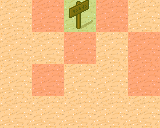

Tiled map render using the project's own tile images. Description and the map definition, with tile-layer contents summarised, below:
An orthogonal 5x4 tile map with 32x32 px tiles, 2 tile layers (Background, meta), 2 tilesets and 7 objects (6x EnemySpawn, SpawnPoint).

<map version="1.0" orientation="orthogonal" renderorder="right-down" width="5" height="4" tilewidth="32" tileheight="32" nextobjectid="33">
 <tileset firstgid="1" name="tmw_desert_spacing" tilewidth="32" tileheight="32" spacing="1" margin="1">
  <image source="tmw_desert_spacing.png" width="265" height="199" />
 </tileset>
 <tileset firstgid="49" name="meta_tiles" tilewidth="32" tileheight="32" spacing="1" margin="1">
  <image source="meta_tiles.png" width="67" height="34" />
  <tile id="0">
   <properties>
    <property name="isGoal" value="false" />
   </properties>
  </tile>
  <tile id="1">
   <properties>
    <property name="isGoal" value="true" />
   </properties>
  </tile>
 </tileset>
 <layer name="Background" width="5" height="4">
  <data>[20 cells, 20 non-empty, 2 distinct tile ids]</data>
 </layer>
 <objectgroup name="Objects">
  <object id="5" name="SpawnPoint" x="79.3527" y="111.249" />
 </objectgroup>
 <layer name="meta" width="5" height="4">
  <data>[20 cells, 7 non-empty, 2 distinct tile ids]</data>
 </layer>
 <objectgroup name="Enemies">
  <object id="20" name="EnemySpawn" x="53.6798" y="17.1153">
   <properties>
    <property name="EnemyID" value="1" />
    <property name="MapX" value="1" />
    <property name="MapY" value="0" />
   </properties>
  </object>
  <object id="21" name="EnemySpawn" x="105.804" y="17.1153">
   <properties>
    <property name="EnemyID" value="1" />
    <property name="MapX" value="3" />
    <property name="MapY" value="0" />
   </properties>
  </object>
  <object id="22" name="EnemySpawn" x="77.0188" y="48.234">
   <properties>
    <property name="EnemyID" value="0" />
    <property name="MapX" value="2" />
    <property name="MapY" value="1" />
   </properties>
  </object>
  <object id="23" name="EnemySpawn" x="54.4578" y="74.6849">
   <properties>
    <property name="EnemyID" value="0" />
    <property name="MapX" value="1" />
    <property name="MapY" value="2" />
   </properties>
  </object>
  <object id="24" name="EnemySpawn" x="142.368" y="73.907">
   <properties>
    <property name="EnemyID" value="0" />
    <property name="MapX" value="4" />
    <property name="MapY" value="2" />
   </properties>
  </object>
  <object id="28" name="EnemySpawn" x="142.353" y="48.2654">
   <properties>
    <property name="EnemyID" value="1" />
    <property name="MapX" value="4" />
    <property name="MapY" value="1" />
   </properties>
  </object>
 </objectgroup>
</map>
